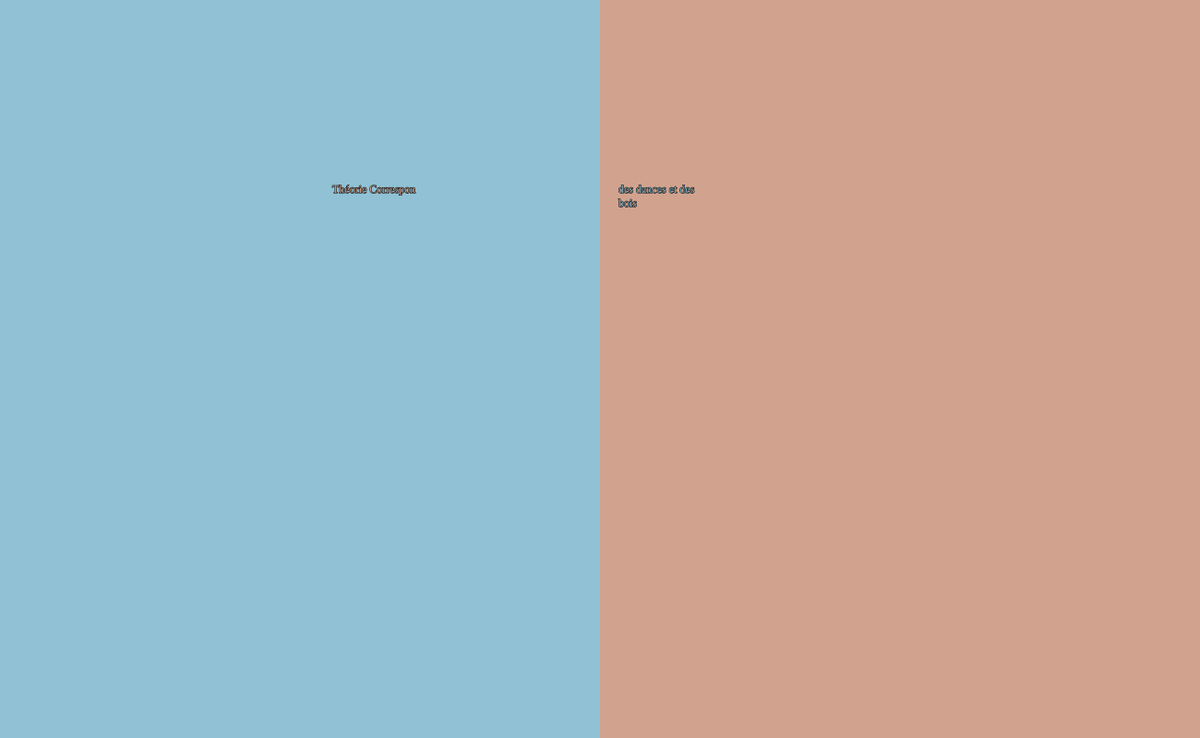
Frame 1 (no input)
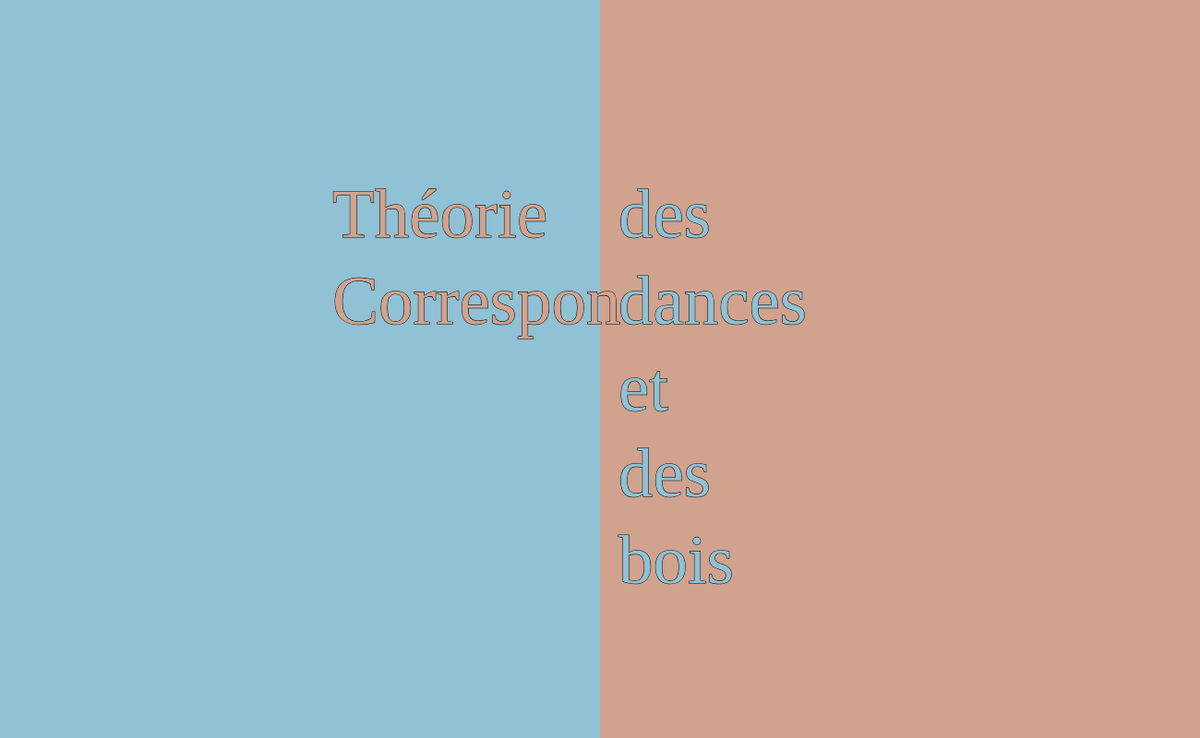
Frame 60 (no input)
Frame 120 (the mouse pressed at the canvas centre since frame 60): identical to frame 60, image omitted

The p5.js sketch that drew these frames (run headless with seeded random() and noise() and a simulated clock; from frame 60 on, the mouse is pressed at the canvas centre):

// p5.js sketch
// ── sketch.js
var leftside;
var rightside;

function setup() {
  createCanvas(1300, 800);
  textFont("Oswald");
  leftside = "Théorie Correspon"
  rightside = "des dances et des bois"
}

function draw() {
  noStroke();
  fill(144, 193, 212);
  rect(0, 0, 650, 800);
  fill(209, 163, 142);
  rect(650, 0, 650, 800);
  stroke(0);
  text(leftside, 360, 200, 200, 500);
  // text("Correspon", 355, 450);
  fill(144, 193, 212);
  text(rightside, 670, 200, 100, 800);
  // text("dances", 670, 450);
  textSize(75);
}
